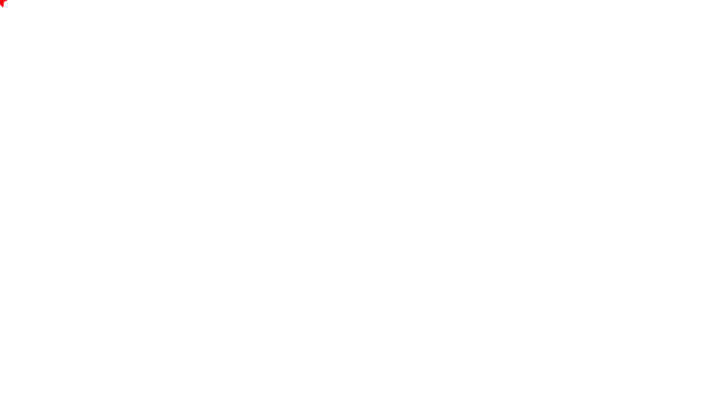
Frame 1 (no input)
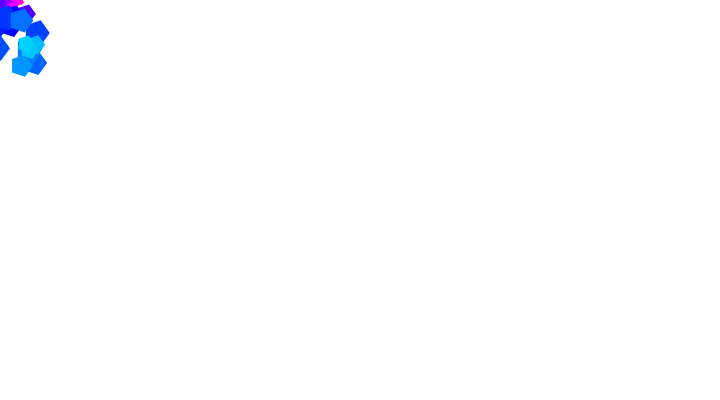
Frame 60 (no input)
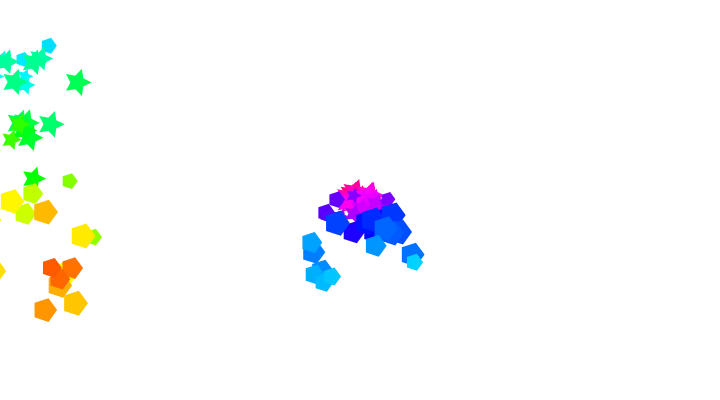
Frame 120 (the mouse pressed at the canvas centre since frame 60)

The p5.js sketch that drew these frames (run headless with seeded random() and noise() and a simulated clock; from frame 60 on, the mouse is pressed at the canvas centre):

// p5.js sketch
// ── sketch.js
let system;

function setup() {
  createCanvas(720, 400);
  system = new ParticleSystem(createVector(mouseX, mouseY));
}

function draw() {
  background(255); 
  system.origin = createVector(mouseX, mouseY); 
  system.addParticle();
  system.run();
}

let Particle = function(position) {
  this.acceleration = createVector(0, 0.05);
  this.velocity = createVector(random(-1, 1), random(-1, 0));
  this.position = position.copy();
  this.lifespan = 255;
  this.angle = 0;
};

Particle.prototype.run = function() {
  this.update();
  this.display();
};

// okay so thats how to update position
Particle.prototype.update = function() {
  this.velocity.add(this.acceleration);
  this.position.add(this.velocity);
  this.lifespan -= 2;
  this.angle += 0.1;
};

// this bassicaly is a method to display
Particle.prototype.display = function() {
  // Map lifespan to a hue value for rainbow colors
  let hue = map(this.lifespan, 0, 255, 0, 360);
  colorMode(HSB);
  stroke(hue, 255, 255, this.lifespan);
  strokeWeight(2);
  fill(hue, 255, 255, this.lifespan);

  let t = map(sin(this.angle), -1, 1, 0, 1); 

  push();
  translate(this.position.x, this.position.y);
  drawMorphingShape(0, 0, 12, 6, t, 5);
  pop();

  colorMode(RGB); // a special mode 
};

// this is line is like asking the code like "is there any purpose for the particle this moment?"
Particle.prototype.isDead = function() {
  return this.lifespan < 0;
};

let ParticleSystem = function(position) {
  this.origin = position.copy();
  this.particles = [];
};

ParticleSystem.prototype.addParticle = function() {
  this.particles.push(new Particle(this.origin));
};

ParticleSystem.prototype.run = function() {
  for (let i = this.particles.length - 1; i >= 0; i--) {
    let p = this.particles[i];
    p.run();
    if (p.isDead()) {
      this.particles.splice(i, 1);
    }
  }
};

// this is a function bassicaly to draw a morphing shape between a circle and a star
function drawMorphingShape(x, y, radius1, radius2, t, npoints) {
  let angle = TWO_PI / npoints;
  let halfAngle = angle / 2.0;
  
  beginShape();
  for (let a = 0; a < TWO_PI; a += angle) {
    let sx, sy;

    if (t < 0.5) {
      let blendedRadius = lerp(radius1, radius2, t * 2); // radius for circle
      sx = x + cos(a) * blendedRadius;
      sy = y + sin(a) * blendedRadius;
    } else {
      let starRadius = lerp(radius2, radius1, (t - 0.5) * 2); // thats  radius for star
      sx = x + cos(a) * starRadius;
      sy = y + sin(a) * starRadius;
      vertex(sx, sy);
      
      sx = x + cos(a + halfAngle) * (starRadius / 2);
      sy = y + sin(a + halfAngle) * (starRadius / 2);
    }
    vertex(sx, sy);
  }
  endShape(CLOSE);
}
